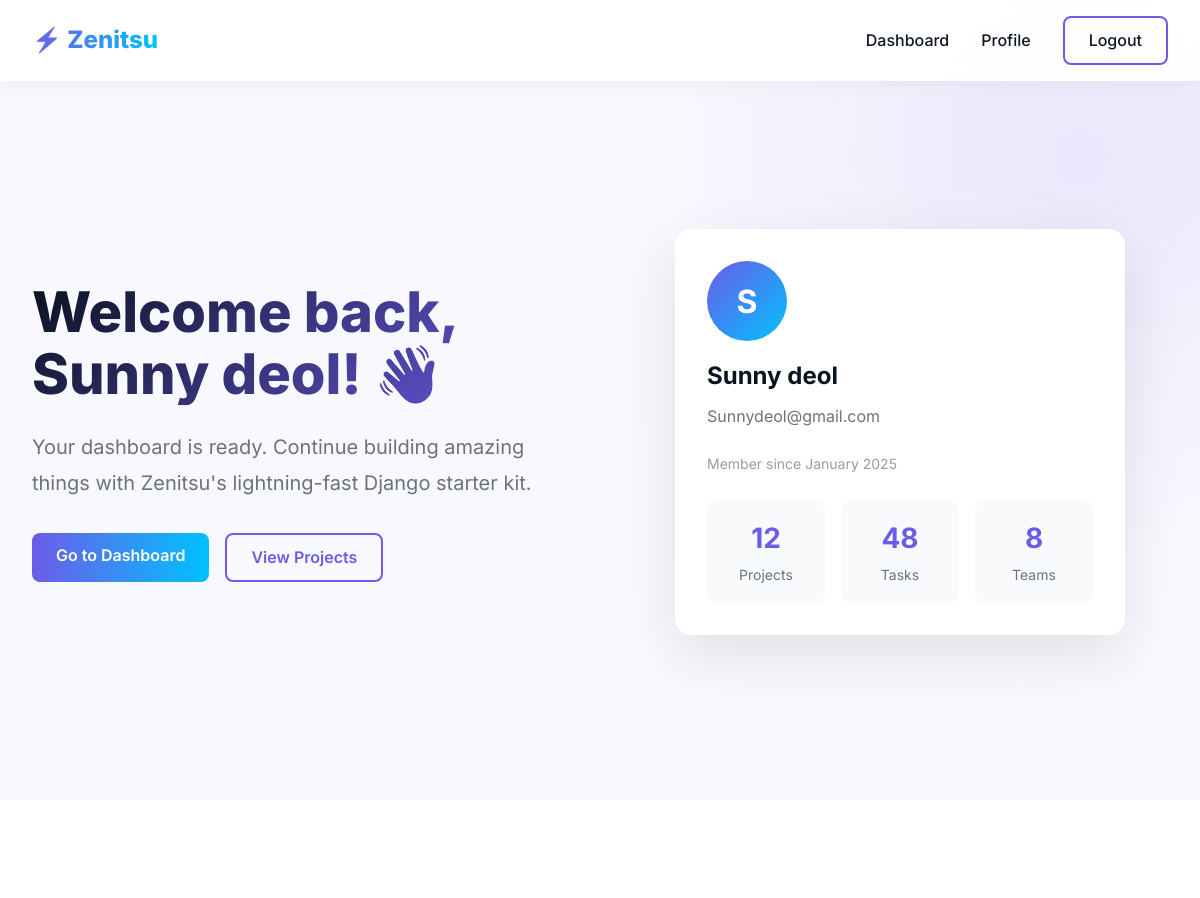
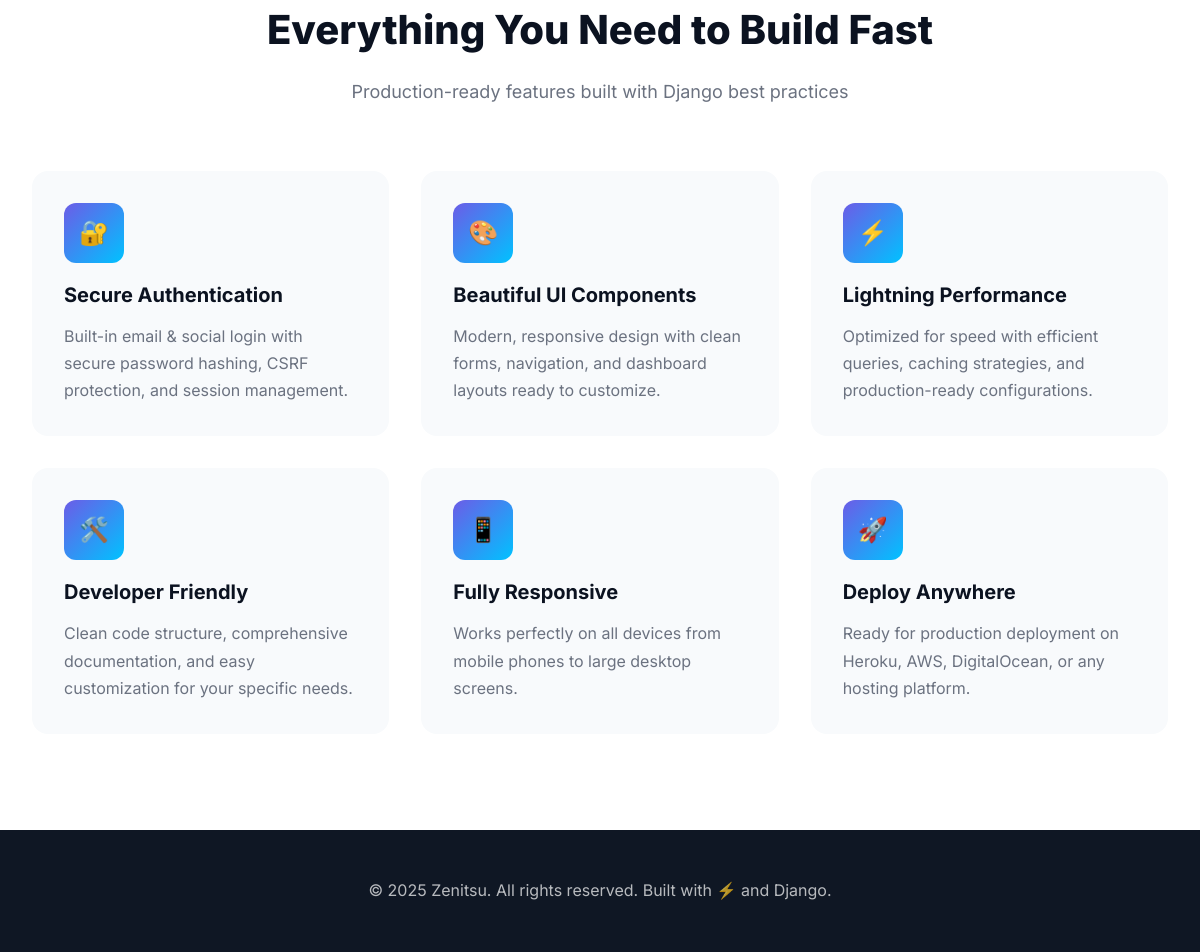
/core/landing/ (signed in), run on the app's committed database (2 pictures, top to bottom).
### core/models.py (models this page shows, shortened)
class UserInfo(models.Model):
    username = models.CharField(max_length=150)
    email = models.EmailField(unique=True)
    password = models.CharField(max_length=120)
    created_at = models.DateTimeField(auto_now_add=True)

### core/views.py (the view)
# urls.py: path('landing/', views.landing, name = 'landing'),
def landing(request):
    user = None
    user_id = request.session.get('user_id')
    if user_id:
        try:
            user = UserInfo.objects.get(id=user_id)
        except UserInfo.DoesNotExist:
            user = None
    else:
        user = None
    return render(request, 'landing.html', {'user': user})

### core/templates/landing.html (shortened to what this page needs)
{% load static %}
<!DOCTYPE html>
<html lang="en">
<head>
</head>
<body>
    <nav>
        <div class="nav-container">
            <div class="logo">⚡ Zenitsu</div>
            <div class="nav-links">
                {% if user %}
                    <a href="#">Dashboard</a>
                    <a href="#">Profile</a>
                    <a href="{% url "login" %}" class="btn btn-secondary">Logout</a>
                {% else %}
                    <a href="#features">Features</a>
                    <a href="#pricing">Pricing</a>
                    <a href="{% url 'login' %}">Login</a>
                    <a href="{% url 'signup' %}" class="btn btn-primary">Get Started</a>
                {% endif %}
            </div>
        </div>
    </nav>
    <section class="hero">
        <div class="hero-container">
            <div class="hero-content">
                {% if user %}
                    <h1>Welcome back, {{ user.username }}! 👋</h1>
                    <p>Your dashboard is ready. Continue building amazing things with Zenitsu's lightning-fast Django starter kit.</p>
                    <div class="hero-buttons">
                        <a href="#" class="btn btn-primary">Go to Dashboard</a>
                        <a href="#" class="btn btn-secondary">View Projects</a>
                    </div>
                {% endif %}
            </div>
            <div class="hero-image">
                <div class="card-stack">
                    <div class="dashboard-card">
                        {% if user %}
                            <div class="user-avatar">{{ user.username|first|upper }}</div>
                            <div class="user-info">
                                <h3>{{ user.username }}</h3>
                                <p>{{ user.email }}</p>
                                <p style="font-size: 0.875rem; opacity: 0.7;">Member since {{ user.date_joined|date:"F Y"|default:"January 2025" }}</p>
                            </div>
                            <div class="stats">
                                <div class="stat-item">
                                    <h4>12</h4>
                                    <p>Projects</p>
                                </div>
                                <div class="stat-item">
                                    <h4>48</h4>
                                    <p>Tasks</p>
                                </div>
                                <div class="stat-item">
                                    <h4>8</h4>
                                    <p>Teams</p>
                                </div>
                            </div>
                        {% endif %}
                    </div>
                </div>
            </div>
        </div>
    </section>
    <section class="features" id="features">
        <div class="features-container">
            <div class="section-header">
                <h2>Everything You Need to Build Fast</h2>
                <p>Production-ready features built with Django best practices</p>
            </div>
            <div class="features-grid">
                <div class="feature-card">
                    <div class="feature-icon">🔐</div>
                    <h3>Secure Authentication</h3>
                    <p>Built-in email & social login with secure password hashing, CSRF protection, and session management.</p>
                </div>
                <div class="feature-card">
                    <div class="feature-icon">🎨</div>
                    <h3>Beautiful UI Components</h3>
                    <p>Modern, responsive design with clean forms, navigation, and dashboard layouts ready to customize.</p>
                </div>
                <div class="feature-card">
                    <div class="feature-icon">⚡</div>
                    <h3>Lightning Performance</h3>
                    <p>Optimized for speed with efficient queries, caching strategies, and production-ready configurations.</p>
                </div>
                <div class="feature-card">
                    <div class="feature-icon">🛠️</div>
                    <h3>Developer Friendly</h3>
                    <p>Clean code structure, comprehensive documentation, and easy customization for your specific needs.</p>
                </div>
                <div class="feature-card">
                    <div class="feature-icon">📱</div>
                    <h3>Fully Responsive</h3>
                    <p>Works perfectly on all devices from mobile phones to large desktop screens.</p>
                </div>
                <div class="feature-card">
                    <div class="feature-icon">🚀</div>
                    <h3>Deploy Anywhere</h3>
                    <p>Ready for production deployment on Heroku, AWS, DigitalOcean, or any hosting platform.</p>
                </div>
            </div>
        </div>
    </section>
    <footer>
        <p>&copy; 2025 Zenitsu. All rights reserved. Built with ⚡ and Django.</p>
    </footer>
</body>
</html>

### core/templates/landing.html (style rules this page uses)
:root { --accent: #6C5CE7; --accent-2: #00C2FF; --dark: #0f1724; --muted: #6b7280; --light-bg: #f8fafc; }
* { margin: 0; padding: 0; box-sizing: border-box; }
body { font-family: 'Inter', sans-serif; background: linear-gradient(180deg, rgba(108,92,231,0.05) 0%, rgba(0,194,255,0.02) 100%), #ffffff; color: #0b1220; line-height: 1.6; }
nav { position: fixed; top: 0; width: 100%; background: rgba(255, 255, 255, 0.95); backdrop-filter: blur(10px); box-shadow: 0 2px 20px rgba(0, 0, 0, 0.05); z-index: 1000; padding: 1rem 0; }
.nav-container { max-width: 1200px; margin: 0 auto; padding: 0 2rem; display: flex; justify-content: space-between; align-items: center; }
.logo { font-size: 1.5rem; font-weight: 800; background: linear-gradient(90deg, var(--accent), var(--accent-2)); -webkit-background-clip: text; -webkit-text-fill-color: transparent; background-clip: text; }
.nav-links { display: flex; gap: 2rem; align-items: center; }
.nav-links a { color: var(--dark); text-decoration: none; font-weight: 500; transition: color 0.3s; }
.btn { padding: 0.6rem 1.5rem; border-radius: 8px; text-decoration: none; font-weight: 600; transition: all 0.3s; display: inline-block; }
.btn-primary { background: linear-gradient(90deg, var(--accent), var(--accent-2)); color: white; border: none; }
.btn-secondary { background: transparent; color: var(--accent); border: 2px solid var(--accent); }
.hero { min-height: 100vh; display: flex; align-items: center; padding: 8rem 2rem 4rem; position: relative; overflow: hidden; }
.hero::before { content: ''; position: absolute; top: 0; right: 0; width: 50%; height: 100%; background: radial-gradient(circle at 80% 20%, rgba(108,92,231,0.1), transparent 50%); pointer-events: none; }
.hero-container { max-width: 1200px; margin: 0 auto; display: grid; grid-template-columns: 1fr 1fr; gap: 4rem; align-items: center; }
.hero-content h1 { font-size: 3.5rem; font-weight: 800; line-height: 1.1; margin-bottom: 1.5rem; background: linear-gradient(135deg, #0b1220 0%, var(--accent) 100%); -webkit-background-clip: text; -webkit-text-fill-color: transparent; background-clip: text; }
.hero-content p { font-size: 1.25rem; color: var(--muted); margin-bottom: 2rem; line-height: 1.8; }
.hero-buttons { display: flex; gap: 1rem; flex-wrap: wrap; }
.hero-image { position: relative; display: flex; justify-content: center; align-items: center; }
.card-stack { position: relative; width: 100%; max-width: 450px; }
.dashboard-card { background: white; border-radius: 16px; padding: 2rem; box-shadow: 0 20px 60px rgba(0, 0, 0, 0.1); position: relative; }
.user-avatar { width: 80px; height: 80px; border-radius: 50%; background: linear-gradient(135deg, var(--accent), var(--accent-2)); display: flex; align-items: center; justify-content: center; color: white; font-size: 2rem; font-weight: 700; margin-bottom: 1rem; }
.user-info h3 { font-size: 1.5rem; margin-bottom: 0.5rem; }
.user-info p { color: var(--muted); margin-bottom: 1.5rem; }
.stats { display: grid; grid-template-columns: repeat(3, 1fr); gap: 1rem; margin-top: 1.5rem; }
.stat-item { text-align: center; padding: 1rem; background: var(--light-bg); border-radius: 10px; }
.stat-item h4 { font-size: 1.75rem; color: var(--accent); margin-bottom: 0.25rem; }
.stat-item p { font-size: 0.875rem; color: var(--muted); }
.features { padding: 6rem 2rem; background: white; }
.features-container { max-width: 1200px; margin: 0 auto; }
.section-header { text-align: center; margin-bottom: 4rem; }
.section-header h2 { font-size: 2.5rem; font-weight: 800; margin-bottom: 1rem; }
.section-header p { font-size: 1.125rem; color: var(--muted); }
.features-grid { display: grid; grid-template-columns: repeat(auto-fit, minmax(300px, 1fr)); gap: 2rem; }
.feature-card { padding: 2rem; border-radius: 16px; background: var(--light-bg); transition: transform 0.3s, box-shadow 0.3s; }
.feature-icon { width: 60px; height: 60px; border-radius: 12px; background: linear-gradient(135deg, var(--accent), var(--accent-2)); display: flex; align-items: center; justify-content: center; color: white; font-size: 1.5rem; margin-bottom: 1rem; }
.feature-card h3 { font-size: 1.25rem; margin-bottom: 0.75rem; }
.feature-card p { color: var(--muted); line-height: 1.7; }
footer { background: var(--dark); color: white; padding: 3rem 2rem; text-align: center; }
footer p { opacity: 0.7; }

### data on the page
UserInfo: username "Sunny deol", username|first "S", email "Sunnydeol@gmail.com"

### other printed values
{{ user.date_joined|date:"F Y"|default:"January 2025" }} "January 2025"
